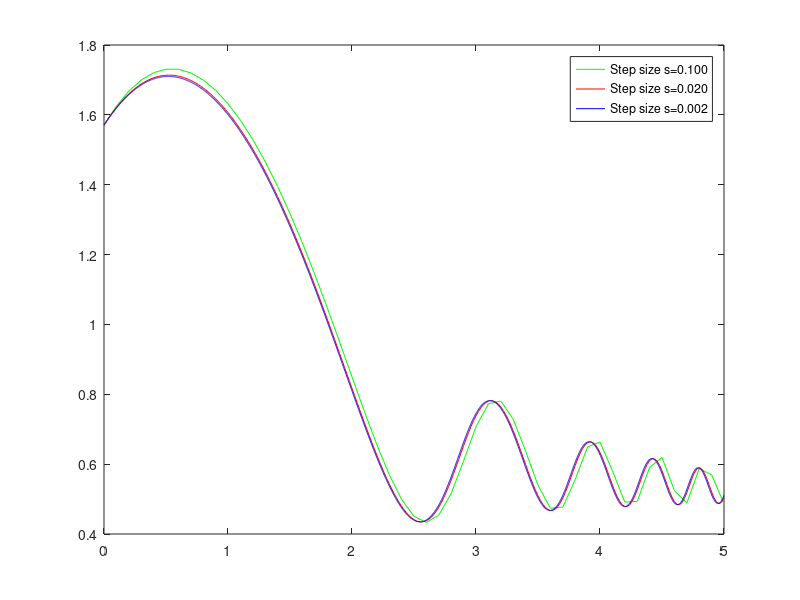

The MATLAB source for this figure:
S = [0.1 0.02 0.002];
Y = cell(1,numel(S));

for k=1:numel(S)
    s = S(k); %current step
    x = 0:s:5;  % interval of x
    y = zeros(1, numel(x));  % allocate the resulting y
    y(1) = pi/2;  % initial value of y
    n = numel(y);  % the number of y values
    
    for i=1:n-1
        f = sin( pow2(x(i)) + (y(i)));
        y(i+1) = y(i) + s * f;
    end
    
    Y{k} = [x; y].';
end


plot(Y{1}(:,1), Y{1}(:,2), 'g', 'DisplayName', ['Step size s=' num2str(S(1), '%.3f')]);
hold on
plot(Y{2}(:,1), Y{2}(:,2), 'r', 'DisplayName', ['Step size s=' num2str(S(2), '%.3f')]);
hold on
plot(Y{3}(:,1), Y{3}(:,2), 'b', 'DisplayName', ['Step size s=' num2str(S(3), '%.3f')]);
hold on
legend